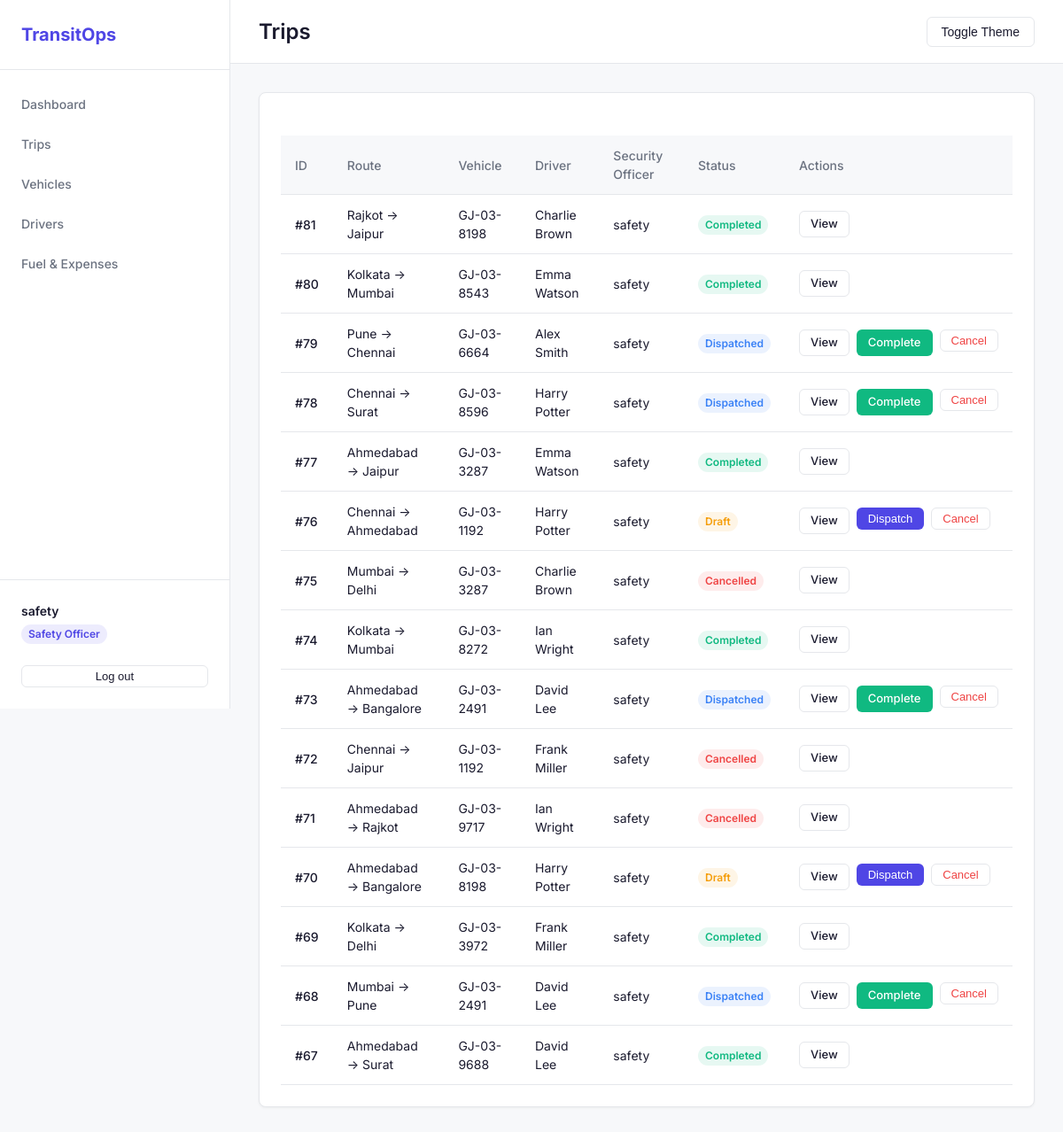
Screenshot of /trips/ (signed in) with the database file from the repository.
### accounts/models.py (models this page shows, shortened)
class Profile(models.Model):
    ROLE_CHOICES = (
        ('Fleet Manager', 'Fleet Manager'),
        ('Driver', 'Driver'),
        ('Safety Officer', 'Safety Officer'),
        ('Financial Analyst', 'Financial Analyst'),
        ('Admin', 'Admin'),
    )
    user = models.OneToOneField(User, on_delete=models.CASCADE)
    role = models.CharField(max_length=50, choices=ROLE_CHOICES, default='Driver')
    phone_number = models.CharField(max_length=20, blank=True)
    region = models.CharField(max_length=100, blank=True)

### trips/models.py (models this page shows, shortened)
class Trip(models.Model):
    STATUS_CHOICES = (
        ('Draft', 'Draft'),
        ('Dispatched', 'Dispatched'),
        ('Completed', 'Completed'),
        ('Cancelled', 'Cancelled'),
    )
    source = models.CharField(max_length=200)
    destination = models.CharField(max_length=200)
    vehicle = models.ForeignKey(Vehicle, on_delete=models.CASCADE, related_name='trips')
    driver = models.ForeignKey(Driver, on_delete=models.CASCADE, related_name='trips')
    security_officer = models.ForeignKey(User, on_delete=models.SET_NULL, null=True, blank=True, related_name='supervised_trips')
    cargo_weight = models.DecimalField(max_digits=10, decimal_places=2, help_text="in kg")
    planned_distance = models.DecimalField(max_digits=10, decimal_places=2, help_text="in km")
    actual_distance = models.DecimalField(max_digits=10, decimal_places=2, null=True, blank=True)
    fuel_consumed = models.DecimalField(max_digits=10, decimal_places=2, null=True, blank=True)
    revenue = models.DecimalField(max_digits=12, decimal_places=2, default=0.00, help_text="Trip Revenue for ROI calculation")
    status = models.CharField(max_length=20, choices=STATUS_CHOICES, default='Draft')
    created_by = models.ForeignKey(User, on_delete=models.SET_NULL, null=True)
    dispatched_at = models.DateTimeField(null=True, blank=True)
    completed_at = models.DateTimeField(null=True, blank=True)
    cancelled_at = models.DateTimeField(null=True, blank=True)
    created_at = models.DateTimeField(auto_now_add=True)
    updated_at = models.DateTimeField(auto_now=True)
    class Meta:
        ordering = ['-created_at']

### vehicles/models.py (models this page shows, shortened)
class Vehicle(models.Model):
    STATUS_CHOICES = (
        ('Available', 'Available'),
        ('On Trip', 'On Trip'),
        ('In Shop', 'In Shop'),
        ('Retired', 'Retired'),
    )
    registration_number = models.CharField(max_length=50, unique=True, db_index=True)
    name_model = models.CharField(max_length=100)
    vehicle_type = models.CharField(max_length=50)
    max_load_capacity = models.DecimalField(max_digits=10, decimal_places=2, help_text="in kg")
    odometer = models.DecimalField(max_digits=10, decimal_places=2, default=0.0, help_text="in km")
    acquisition_cost = models.DecimalField(max_digits=12, decimal_places=2)
    status = models.CharField(max_length=20, choices=STATUS_CHOICES, default='Available')
    region = models.CharField(max_length=100, blank=True)
    created_at = models.DateTimeField(auto_now_add=True)
    updated_at = models.DateTimeField(auto_now=True)
    class Meta:
        ordering = ['-created_at']

### drivers/models.py (models this page shows, shortened)
class Driver(models.Model):
    STATUS_CHOICES = (
        ('Available', 'Available'),
        ('On Trip', 'On Trip'),
        ('Off Duty', 'Off Duty'),
        ('Suspended', 'Suspended'),
    )
    user = models.OneToOneField(User, on_delete=models.CASCADE, null=True, blank=True, related_name='driver_profile')
    name = models.CharField(max_length=100)
    license_number = models.CharField(max_length=50, unique=True)
    license_category = models.CharField(max_length=50)
    license_expiry_date = models.DateField()
    contact_number = models.CharField(max_length=20)
    safety_score = models.IntegerField(default=100, help_text="0-100")
    status = models.CharField(max_length=20, choices=STATUS_CHOICES, default='Available')
    created_at = models.DateTimeField(auto_now_add=True)
    updated_at = models.DateTimeField(auto_now=True)
    class Meta:
        ordering = ['-created_at']

### trips/views.py (the view)
# urls.py: path('', views.trip_list, name='trips_list'),
@role_required('Fleet Manager', 'Safety Officer', 'Driver', 'Admin')
def trip_list(request):
    trips = Trip.objects.all()
    if hasattr(request.user, 'profile') and request.user.profile.role == 'Driver':
        trips = trips.filter(driver__user=request.user)
    return render(request, 'trips/list.html', {'trips': trips})

### templates/trips/list.html (shortened to what this page needs)
{% extends 'base.html' %}
{% block page_title %}Trips{% endblock %}
{% block content %}
<div class="card">
    <div class="table-container">
        <table class="table">
            <thead>
                <tr>
                    <th>ID</th>
                    <th>Route</th>
                    <th>Vehicle</th>
                    <th>Driver</th>
                    <th>Security Officer</th>
                    <th>Status</th>
                    <th>Actions</th>
                </tr>
            </thead>
            <tbody>
                {% for trip in trips %}
                <tr>
                    <td style="font-weight: 500;">#{{ trip.id }}</td>
                    <td>{{ trip.source }} &rarr; {{ trip.destination }}</td>
                    <td>{{ trip.vehicle.registration_number }}</td>
                    <td>{{ trip.driver.name }}</td>
                    <td>{{ trip.security_officer.get_full_name|default:trip.security_officer.username|default:"-" }}</td>
                    <td>
                        <span class="badge
                            {% if trip.status == 'Completed' %}badge-success
                            {% elif trip.status == 'Dispatched' %}badge-info
                            {% elif trip.status == 'Draft' %}badge-warning
                            {% else %}badge-danger{% endif %}">
                            {{ trip.status }}
                        </span>
                    </td>
                    <td>
                        <div style="display: flex; gap: 8px;">
                            <a href="{% url 'trip_detail' trip.id %}" class="btn btn-ghost btn-sm">View</a>
                            {% if trip.status == 'Draft' %}
                                <form method="post" action="{% url 'trip_dispatch' trip.id %}">
                                    <button type="submit" class="btn btn-primary btn-sm">Dispatch</button>
                                </form>
                            {% elif trip.status == 'Dispatched' %}
                                <a href="{% url 'trip_complete' trip.id %}" class="btn btn-success btn-sm" style="background-color: var(--success); color: white;">Complete</a>
                            {% endif %}
                            {% if trip.status in 'Draft,Dispatched' %}
                                <form method="post" action="{% url 'trip_cancel' trip.id %}" onsubmit="return confirm('Are you sure you want to cancel this trip?');">
                                    <button type="submit" class="btn btn-ghost btn-sm" style="color: var(--danger);">Cancel</button>
                                </form>
                            {% endif %}
                        </div>
                    </td>
                </tr>
                {% empty %}
                <tr>
                    <td colspan="7" style="text-align: center; color: var(--text-muted); padding: 24px;">No trips found.</td>
                </tr>
                {% endfor %}
            </tbody>
        </table>
    </div>
</div>
{% endblock %}

### templates/base.html (shortened to what this page needs)
<!DOCTYPE html>
<html lang="en" data-theme="light">
<head>
    {% load static %}
    <link rel="stylesheet" href="{% static 'css/base.css' %}">
</head>
<body>
    <div class="layout">
        {% if user.is_authenticated %}
        <aside class="sidebar">
            <div class="sidebar-header">
                <h2>TransitOps</h2>
            </div>
            <nav class="sidebar-nav">
                <a href="{% url 'dashboard' %}" class="nav-item">Dashboard</a>
                {% if user.profile.role in 'Fleet Manager,Admin,Driver,Safety Officer' %}
                <a href="{% url 'trips_list' %}" class="nav-item">Trips</a>
                {% endif %}
                {% if user.profile.role in 'Fleet Manager,Admin,Safety Officer' %}
                <a href="{% url 'vehicles_list' %}" class="nav-item">Vehicles</a>
                <a href="{% url 'drivers_list' %}" class="nav-item">Drivers</a>
                {% endif %}
                {% if user.profile.role in 'Fleet Manager,Admin,Financial Analyst,Safety Officer' %}
                <a href="{% url 'finance_list' %}" class="nav-item">Fuel & Expenses</a>
                {% endif %}
            </nav>
            <div class="sidebar-footer">
                <div class="user-info">
                    <div class="user-name">{{ user.get_full_name|default:user.username }}</div>
                    <div class="user-role badge badge-primary">{{ user.profile.role }}</div>
                </div>
                <form action="{% url 'logout' %}" method="post">
                    <button type="submit" class="btn btn-ghost btn-sm w-full mt-2">Log out</button>
                </form>
            </div>
        </aside>
        {% endif %}
        <main class="main-content">
            {% if user.is_authenticated %}
            <header class="topbar">
                <div class="page-title">
                    <h1>{% block page_title %}Overview{% endblock %}</h1>
                </div>
                <div class="topbar-actions">
                    <button id="theme-toggle" class="btn btn-ghost">Toggle Theme</button>
                </div>
            </header>
            {% endif %}
            <div class="content-container">
                {% block content %}{% endblock %}
            </div>
        </main>
    </div>
</body>
</html>

### static/css/base.css (style rules this page uses)
:root { --bg: #F7F8FA; --surface: #FFFFFF; --text: #1A1A2E; --text-muted: #6B7280; --border: #E5E7EB; --primary: #4F46E5; --primary-hover: #4338CA; --success: #10B981; --warning: #F59E0B; --danger: #EF4444; --info: #3B82F6; }
* { box-sizing: border-box; margin: 0; padding: 0; }
body { font-family: 'Inter', -apple-system, sans-serif; background-color: var(--bg); color: var(--text); line-height: 1.5; font-size: 14px; }
a { color: var(--primary); text-decoration: none; }
.layout { display: flex; min-height: 100vh; }
.sidebar { width: 260px; background-color: var(--surface); border-right: 1px solid var(--border); display: flex; flex-direction: column; position: fixed; height: 100vh; z-index: 100; }
.sidebar-header { padding: 24px; border-bottom: 1px solid var(--border); }
.sidebar-header h2 { font-size: 20px; font-weight: 700; color: var(--primary); }
.sidebar-nav { flex: 1; padding: 16px 0; overflow-y: auto; }
.nav-item { display: block; padding: 12px 24px; color: var(--text-muted); font-weight: 500; transition: all 0.2s; }
.sidebar-footer { padding: 24px; border-top: 1px solid var(--border); }
.user-info { margin-bottom: 16px; }
.user-name { font-weight: 600; margin-bottom: 4px; }
.main-content { flex: 1; margin-left: 260px; display: flex; flex-direction: column; min-height: 100vh; }
.topbar { height: 72px; background-color: var(--surface); border-bottom: 1px solid var(--border); display: flex; align-items: center; justify-content: space-between; padding: 0 32px; position: sticky; top: 0; z-index: 90; }
.page-title h1 { font-size: 24px; font-weight: 600; }
.content-container { padding: 32px; flex: 1; }
.card { background-color: var(--surface); border: 1px solid var(--border); border-radius: 8px; box-shadow: 0 1px 3px rgba(0, 0, 0, 0.05); padding: 24px; margin-bottom: 24px; }
.btn { display: inline-flex; align-items: center; justify-content: center; padding: 8px 16px; font-size: 14px; font-weight: 500; border-radius: 6px; border: 1px solid transparent; cursor: pointer; transition: all 0.2s; }
.btn-primary { background-color: var(--primary); color: white; }
.btn-ghost { background-color: transparent; color: var(--text); border-color: var(--border); }
.btn-sm { padding: 4px 12px; font-size: 13px; }
.w-full { width: 100%; }
.mt-2 { margin-top: 8px; }
.badge { display: inline-block; padding: 2px 8px; font-size: 12px; font-weight: 600; border-radius: 9999px; }
.badge-primary { background-color: rgba(79, 70, 229, 0.1); color: var(--primary); }
.badge-success { background-color: rgba(16, 185, 129, 0.1); color: var(--success); }
.badge-warning { background-color: rgba(245, 158, 11, 0.1); color: var(--warning); }
.badge-danger { background-color: rgba(239, 68, 68, 0.1); color: var(--danger); }
.badge-info { background-color: rgba(59, 130, 246, 0.1); color: var(--info); }
.table-container { width: 100%; overflow-x: auto; }
.table { width: 100%; border-collapse: collapse; }
.table th, .table td { padding: 12px 16px; text-align: left; border-bottom: 1px solid var(--border); }
.table th { font-weight: 500; color: var(--text-muted); background-color: var(--bg); position: sticky; top: 0; }

### rows the page displays
Trip: id "81", source "Rajkot", destination "Jaipur", vehicle.registration_number "GJ-03-8198", driver.name "Charlie Brown", security_officer.get_full_name "safety", status "Completed"
Trip: id "80", source "Kolkata", destination "Mumbai", vehicle.registration_number "GJ-03-8543", driver.name "Emma Watson", security_officer.get_full_name "safety", status "Completed"
Trip: id "79", source "Pune", destination "Chennai", vehicle.registration_number "GJ-03-6664", driver.name "Alex Smith", security_officer.get_full_name "safety", status "Dispatched", shows "Complete", shows "Cancel"
Trip: id "78", source "Chennai", destination "Surat", vehicle.registration_number "GJ-03-8596", driver.name "Harry Potter", security_officer.get_full_name "safety", status "Dispatched", shows "Complete", shows "Cancel"
Trip: id "77", source "Ahmedabad", destination "Jaipur", vehicle.registration_number "GJ-03-3287", driver.name "Emma Watson", security_officer.get_full_name "safety", status "Completed"
Trip: id "76", source "Chennai", destination "Ahmedabad", vehicle.registration_number "GJ-03-1192", driver.name "Harry Potter", security_officer.get_full_name "safety", status "Draft", shows "Dispatch", shows "Cancel"
Trip: id "75", source "Mumbai", destination "Delhi", vehicle.registration_number "GJ-03-3287", driver.name "Charlie Brown", security_officer.get_full_name "safety", status "Cancelled"
Trip: id "74", source "Kolkata", destination "Mumbai", vehicle.registration_number "GJ-03-8272", driver.name "Ian Wright", security_officer.get_full_name "safety", status "Completed"
Trip: id "73", source "Ahmedabad", destination "Bangalore", vehicle.registration_number "GJ-03-2491", driver.name "David Lee", security_officer.get_full_name "safety", status "Dispatched", shows "Complete", shows "Cancel"
Trip: id "72", source "Chennai", destination "Jaipur", vehicle.registration_number "GJ-03-1192", driver.name "Frank Miller", security_officer.get_full_name "safety", status "Cancelled"
Trip: id "71", source "Ahmedabad", destination "Rajkot", vehicle.registration_number "GJ-03-9717", driver.name "Ian Wright", security_officer.get_full_name "safety", status "Cancelled"
Trip: id "70", source "Ahmedabad", destination "Bangalore", vehicle.registration_number "GJ-03-8198", driver.name "Harry Potter", security_officer.get_full_name "safety", status "Draft", shows "Dispatch", shows "Cancel"
Trip: id "69", source "Kolkata", destination "Delhi", vehicle.registration_number "GJ-03-3972", driver.name "Frank Miller", security_officer.get_full_name "safety", status "Completed"
Trip: id "68", source "Mumbai", destination "Pune", vehicle.registration_number "GJ-03-2491", driver.name "David Lee", security_officer.get_full_name "safety", status "Dispatched", shows "Complete", shows "Cancel"
Trip: id "67", source "Ahmedabad", destination "Surat", vehicle.registration_number "GJ-03-9688", driver.name "David Lee", security_officer.get_full_name "safety", status "Completed"

### other values shown
{{ user.get_full_name|default:user.username }} "safety"
{{ user.profile.role }} "Safety Officer"
